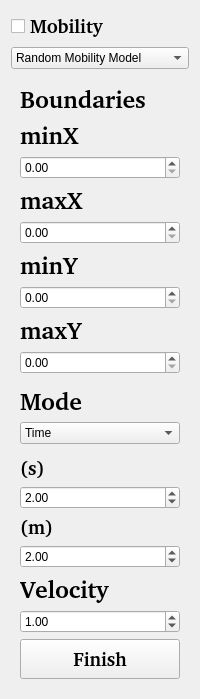
     <widget class="QWidget" name="tab_2">
      <attribute name="title">
       <string>Mobililty(2D)</string>
      </attribute>
      <layout class="QGridLayout" name="gridLayout_5">
       <item row="0" column="0">
        <widget class="QCheckBox" name="checkBox_3">
         <property name="font">
          <font>
           <family>Nimbus Sans [UKWN]</family>
           <pointsize>14</pointsize>
           <italic>false</italic>
           <bold>true</bold>
          </font>
         </property>
         <property name="text">
          <string>Mobility</string>
         </property>
        </widget>
       </item>
       <item row="1" column="0">
        <widget class="QComboBox" name="comboBox">
         <item>
          <property name="text">
           <string>Random Mobility Model</string>
          </property>
         </item>
         <item>
          <property name="text">
           <string>Draw the Route Manually</string>
          </property>
         </item>
        </widget>
       </item>
       <item row="2" column="0">
        <widget class="QWidget" name="widget" native="true">
         <layout class="QVBoxLayout" name="verticalLayout_4">
          <item>
           <widget class="QLabel" name="label">
            <property name="font">
             <font>
              <family>Nimbus Sans [UKWN]</family>
              <pointsize>18</pointsize>
              <italic>false</italic>
              <bold>true</bold>
             </font>
            </property>
            <property name="text">
             <string>Boundaries</string>
            </property>
           </widget>
          </item>
          <item>
           <widget class="QLabel" name="label_2">
            <property name="font">
             <font>
              <family>Nimbus Sans [UKWN]</family>
              <pointsize>18</pointsize>
              <italic>false</italic>
              <bold>true</bold>
             </font>
            </property>
            <property name="text">
             <string>minX</string>
            </property>
           </widget>
          </item>
          <item>
           <widget class="QDoubleSpinBox" name="doubleSpinBox_14"/>
          </item>
          <item>
           <widget class="QLabel" name="label_5">
            <property name="font">
             <font>
              <family>Nimbus Sans [UKWN]</family>
              <pointsize>18</pointsize>
              <italic>false</italic>
              <bold>true</bold>
             </font>
            </property>
            <property name="text">
             <string>maxX</string>
            </property>
           </widget>
          </item>
          <item>
           <widget class="QDoubleSpinBox" name="doubleSpinBox_15"/>
          </item>
          <item>
           <widget class="QLabel" name="label_3">
            <property name="font">
             <font>
              <family>Nimbus Sans [UKWN]</family>
              <pointsize>18</pointsize>
              <italic>false</italic>
              <bold>true</bold>
             </font>
            </property>
            <property name="text">
             <string>minY</string>
            </property>
           </widget>
          </item>
          <item>
           <widget class="QDoubleSpinBox" name="doubleSpinBox_16"/>
          </item>
          <item>
           <widget class="QLabel" name="label_4">
            <property name="font">
             <font>
              <family>Nimbus Sans [UKWN]</family>
              <pointsize>18</pointsize>
              <italic>false</italic>
              <bold>true</bold>
             </font>
            </property>
            <property name="text">
             <string>maxY</string>
            </property>
           </widget>
          </item>
          <item>
           <widget class="QDoubleSpinBox" name="doubleSpinBox_17"/>
          </item>
          <item>
           <widget class="QWidget" name="widget_2" native="true"/>
          </item>
          <item>
           <widget class="QLabel" name="label_6">
            <property name="font">
             <font>
              <family>Nimbus Sans [UKWN]</family>
              <pointsize>18</pointsize>
              <italic>false</italic>
              <bold>true</bold>
             </font>
            </property>
            <property name="text">
             <string>Mode</string>
            </property>
           </widget>
          </item>
          <item>
           <widget class="QComboBox" name="comboBox_2">
            <item>
             <property name="text">
              <string>Time</string>
             </property>
            </item>
            <item>
             <property name="text">
              <string>Distance</string>
             </property>
            </item>
           </widget>
          </item>
          <item>
           <widget class="QWidget" name="widget_3" native="true"/>
          </item>
          <item>
           <widget class="QLabel" name="label_7">
            <property name="font">
             <font>
              <family>Nimbus Sans [UKWN]</family>
              <pointsize>14</pointsize>
              <italic>false</italic>
              <bold>true</bold>
             </font>
            </property>
            <property name="text">
             <string>(s)</string>
            </property>
           </widget>
          </item>
          <item>
           <widget class="QDoubleSpinBox" name="doubleSpinBox_4">
            <property name="value">
             <double>2.000000000000000</double>
            </property>
           </widget>
          </item>
          <item>
           <widget class="QLabel" name="label_8">
            <property name="font">
             <font>
              <family>Nimbus Sans [UKWN]</family>
              <pointsize>14</pointsize>
              <italic>false</italic>
              <bold>true</bold>
             </font>
            </property>
            <property name="text">
             <string>(m)</string>
            </property>
           </widget>
          </item>
          <item>
           <widget class="QDoubleSpinBox" name="doubleSpinBox_5">
            <property name="value">
             <double>2.000000000000000</double>
            </property>
           </widget>
          </item>
          <item>
           <widget class="QLabel" name="label_25">
            <property name="font">
             <font>
              <family>Nimbus Sans [UKWN]</family>
              <pointsize>18</pointsize>
              <italic>false</italic>
              <bold>true</bold>
             </font>
            </property>
            <property name="text">
             <string>Velocity</string>
            </property>
           </widget>
          </item>
          <item>
           <widget class="QDoubleSpinBox" name="doubleSpinBox_18">
            <property name="value">
             <double>1.000000000000000</double>
            </property>
           </widget>
          </item>
          <item>
           <widget class="QPushButton" name="pushButton_4">
            <property name="minimumSize">
             <size>
              <width>0</width>
              <height>40</height>
             </size>
            </property>
            <property name="font">
             <font>
              <family>Nimbus Sans [UKWN]</family>
              <pointsize>14</pointsize>
              <italic>false</italic>
              <bold>true</bold>
             </font>
            </property>
            <property name="text">
             <string>Finish</string>
            </property>
           </widget>
          </item>
         </layout>
        </widget>
       </item>
      </layout>
     </widget>
